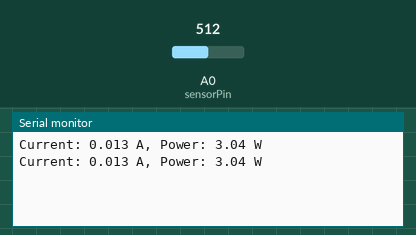
Simulated run of this sketch. Board: Arduino Uno, built with avr-gcc and run on an emulated ATmega328P. Shown: the last lines printed to the serial monitor. Inputs (shaded band) come from the test bench; at power-on: A0 (sensorPin) = 512.

Above: at 1.8 s.
1.9 s: A0 (sensorPin) set to 716
At 2.8 s:
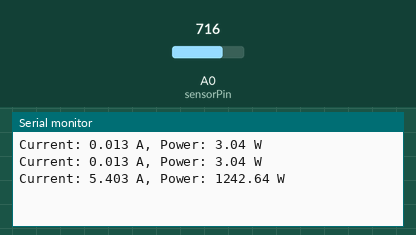
3.4 s: A0 (sensorPin) set to 900
At 4.8 s:
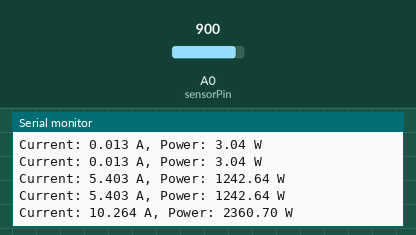
Timing chart, 0 to 6.4 s (numbered marks = the images above; inputs shaded):
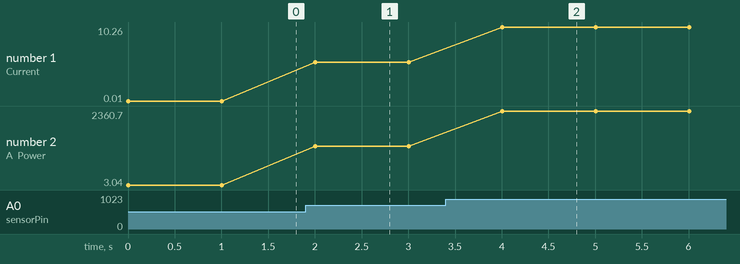

The sketch:

energy_monitor.ino
```cpp
const int sensorPin = A0;
float sensitivity = 0.185; // Sensitivity of ACS712 (185 mV/A for 5A module)

void setup() {
  Serial.begin(9600);
}

void loop() {
  int adcValue = analogRead(sensorPin);
  float voltage = (adcValue * 5.0) / 1023.0;
  float current = (voltage - 2.5) / sensitivity;
  float power = 230.0 * current;

  Serial.print("Current: ");
  Serial.print(current, 3);
  Serial.print(" A, Power: ");
  Serial.print(power, 2);
  Serial.println(" W");

  delay(1000);
}
```

Measured:
- after the input at 1.9 s, the serial monitor: prints a new line after 0.10 s (image 1)
- after the input at 3.4 s, the serial monitor: prints a new line after 0.61 s (image 2)
- plotted number 1: 0.01 → 5.4 after the input at 1.9 s, 5.4 → 10.26 after the input at 3.4 s
- plotted number 2: 3.04 → 1242.64 after the input at 1.9 s, 1242.64 → 2360.7 after the input at 3.4 s
